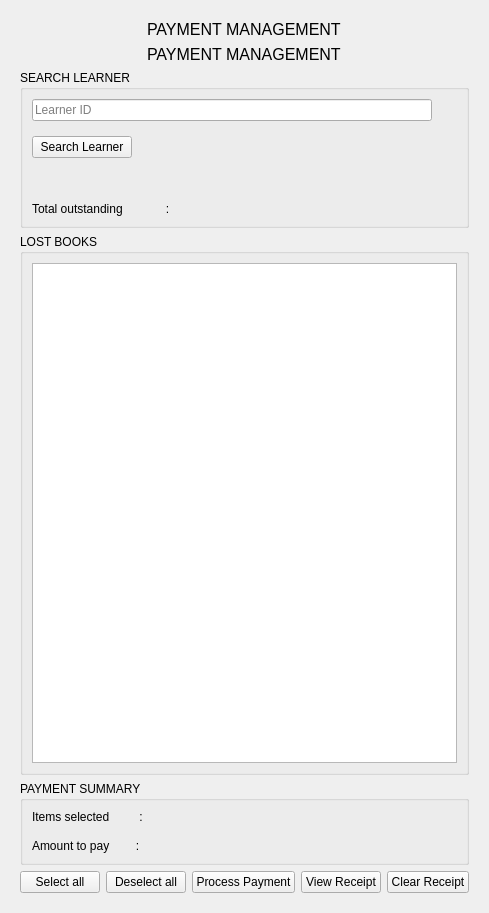
                      <widget class="QWidget" name="scrollAreaWidgetContents_3">
                       <property name="geometry">
                        <rect>
                         <x>0</x>
                         <y>0</y>
                         <width>459</width>
                         <height>909</height>
                        </rect>
                       </property>
                       <layout class="QVBoxLayout" name="verticalLayout_63">
                        <item>
                         <widget class="QWidget" name="widget_paymentsBackground" native="true">
                          <layout class="QVBoxLayout" name="verticalLayout_86">
                           <item>
                            <layout class="QVBoxLayout" name="verticalLayout_67">
                             <item>
                              <layout class="QVBoxLayout" name="verticalLayout_57">
                               <item alignment="Qt::AlignmentFlag::AlignHCenter">
                                <widget class="QLabel" name="label_paymentsIcon">
                                 <property name="font">
                                  <font>
                                   <pointsize>12</pointsize>
                                  </font>
                                 </property>
                                 <property name="text">
                                  <string>PAYMENT MANAGEMENT</string>
                                 </property>
                                </widget>
                               </item>
                               <item alignment="Qt::AlignmentFlag::AlignHCenter">
                                <widget class="QLabel" name="label_paymentsTitle">
                                 <property name="font">
                                  <font>
                                   <pointsize>12</pointsize>
                                  </font>
                                 </property>
                                 <property name="text">
                                  <string>PAYMENT MANAGEMENT</string>
                                 </property>
                                </widget>
                               </item>
                              </layout>
                             </item>
                             <item>
                              <widget class="QGroupBox" name="groupBox_searchLearner">
                               <property name="title">
                                <string>SEARCH LEARNER</string>
                               </property>
                               <layout class="QVBoxLayout" name="verticalLayout_70">
                                <property name="spacing">
                                 <number>15</number>
                                </property>
                                <item>
                                 <widget class="QLineEdit" name="lineEdit_paymentLearnerId">
                                  <property name="maximumSize">
                                   <size>
                                    <width>400</width>
                                    <height>16777215</height>
                                   </size>
                                  </property>
                                  <property name="placeholderText">
                                   <string>Learner ID</string>
                                  </property>
                                 </widget>
                                </item>
                                <item>
                                 <widget class="QPushButton" name="pushButton_findLearnerPayment">
                                  <property name="maximumSize">
                                   <size>
                                    <width>100</width>
                                    <height>16777215</height>
                                   </size>
                                  </property>
                                  <property name="text">
                                   <string>Search Learner</string>
                                  </property>
                                 </widget>
                                </item>
                                <item>
                                 <widget class="QLabel" name="label_learnerInfo">
                                  <property name="text">
                                   <string />
                                  </property>
                                 </widget>
                                </item>
                                <item>
                                 <layout class="QHBoxLayout" name="horizontalLayout_42">
                                  <property name="spacing">
                                   <number>0</number>
                                  </property>
                                  <item>
                                   <widget class="QLabel" name="label_outstandingAmountTitle">
                                    <property name="maximumSize">
                                     <size>
                                      <width>150</width>
                                      <height>16777215</height>
                                     </size>
                                    </property>
                                    <property name="text">
                                     <string>Total outstanding             :</string>
                                    </property>
                                   </widget>
                                  </item>
                                  <item>
                                   <widget class="QLabel" name="label_totalOutstanding">
                                    <property name="text">
                                     <string />
                                    </property>
                                   </widget>
                                  </item>
                                 </layout>
                                </item>
                               </layout>
                              </widget>
                             </item>
                            </layout>
                           </item>
                           <item>
                            <widget class="QGroupBox" name="groupBox_lostBooks">
                             <property name="title">
                              <string>LOST BOOKS</string>
                             </property>
                             <layout class="QVBoxLayout" name="verticalLayout_71">
                              <property name="spacing">
                               <number>15</number>
                              </property>
                              <item alignment="Qt::AlignmentFlag::AlignTop">
                               <widget class="QTableWidget" name="tableWidget_lostBooks">
                                <property name="minimumSize">
                                 <size>
                                  <width>0</width>
                                  <height>500</height>
                                 </size>
                                </property>
                                </widget>
                              </item>
                             </layout>
                            </widget>
                           </item>
                           <item>
                            <widget class="QGroupBox" name="groupBox_paymentSummary">
                             <property name="title">
                              <string>PAYMENT SUMMARY</string>
                             </property>
                             <layout class="QVBoxLayout" name="verticalLayout_73">
                              <property name="spacing">
                               <number>15</number>
                              </property>
                              <property name="topMargin">
                               <number>9</number>
                              </property>
                              <item>
                               <layout class="QHBoxLayout" name="horizontalLayout_47">
                                <property name="spacing">
                                 <number>0</number>
                                </property>
                                <item>
                                 <widget class="QLabel" name="label_itemsSelectedTitle">
                                  <property name="maximumSize">
                                   <size>
                                    <width>120</width>
                                    <height>16777215</height>
                                   </size>
                                  </property>
                                  <property name="text">
                                   <string>Items selected         :</string>
                                  </property>
                                 </widget>
                                </item>
                                <item>
                                 <widget class="QLabel" name="label_selectedItems">
                                  <property name="text">
                                   <string />
                                  </property>
                                 </widget>
                                </item>
                               </layout>
                              </item>
                              <item>
                               <layout class="QHBoxLayout" name="horizontalLayout_48">
                                <property name="spacing">
                                 <number>0</number>
                                </property>
                                <item>
                                 <widget class="QLabel" name="label_amountToPayTitle">
                                  <property name="maximumSize">
                                   <size>
                                    <width>120</width>
                                    <height>16777215</height>
                                   </size>
                                  </property>
                                  <property name="text">
                                   <string>Amount to pay        :</string>
                                  </property>
                                 </widget>
                                </item>
                                <item>
                                 <widget class="QLabel" name="label_amountToPay">
                                  <property name="text">
                                   <string />
                                  </property>
                                 </widget>
                                </item>
                               </layout>
                              </item>
                             </layout>
                            </widget>
                           </item>
                           <item>
                            <layout class="QHBoxLayout" name="horizontalLayout_40">
                             <item>
                              <widget class="QPushButton" name="pushButton_selectAllBooks">
                               <property name="text">
                                <string>Select all</string>
                               </property>
                              </widget>
                             </item>
                             <item>
                              <widget class="QPushButton" name="pushButton_deselectAllBooks">
                               <property name="text">
                                <string>Deselect all</string>
                               </property>
                              </widget>
                             </item>
                             <item>
                              <widget class="QPushButton" name="pushButton_processPayment">
                               <property name="text">
                                <string>Process Payment</string>
                               </property>
                              </widget>
                             </item>
                             <item>
                              <widget class="QPushButton" name="pushButton_viewReceipt">
                               <property name="text">
                                <string>View Receipt</string>
                               </property>
                              </widget>
                             </item>
                             <item>
                              <widget class="QPushButton" name="pushButton_clearPayment">
                               <property name="text">
                                <string>Clear Receipt</string>
                               </property>
                              </widget>
                             </item>
                            </layout>
                           </item>
                          </layout>
                         </widget>
                        </item>
                       </layout>
                      </widget>
